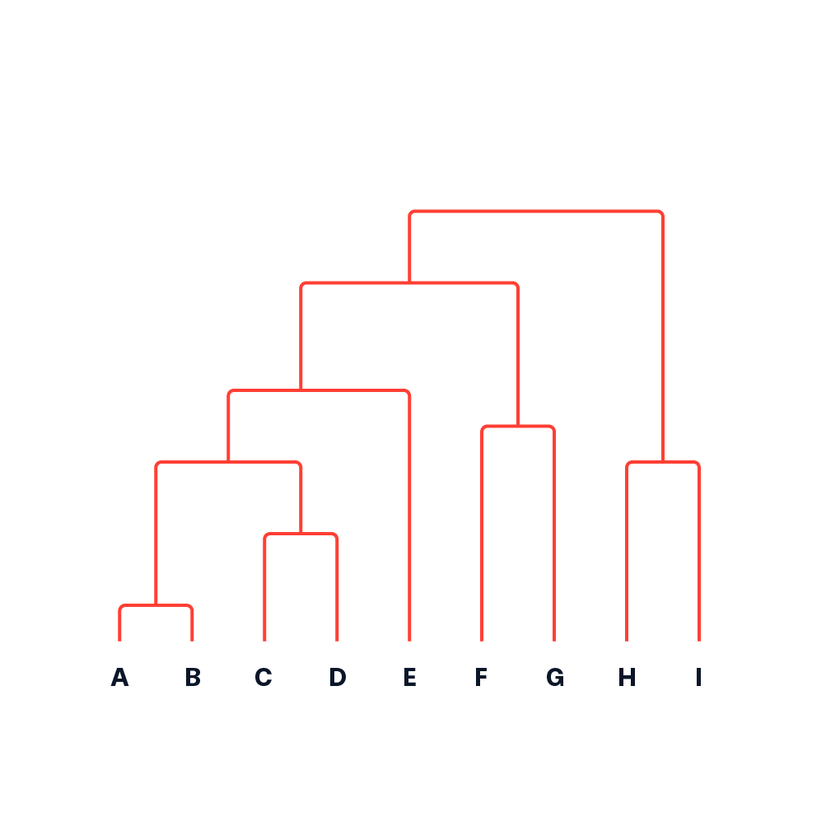
#> input picture test_data/Dendrogram.png, 840 x 840 px, shrunk from 1020 x 1020 before the run, found by its file name
$ jupyter execute Edge_detection_Hough_lines.ipynb
#> lines starting #> are read from the running program, lines starting #| are printed output that depends on the picture; after the words box and inside, x2 and y2 are one past the last pixel; in counts of white or black regions, pixels touching at a corner belong together
[cell 1]
import cv2
import numpy as np
import matplotlib.pyplot as plt
import plotly.express as px
from PIL import Image, ImageFilter
import matplotlib.pyplot as plt

import numpy as np
import matplotlib.pyplot as plt
from scipy import ndimage as ndi
from skimage.util import random_noise
from skimage import feature

# Edge detection + Hough lines

### Tutorial links:
* Rubik's Code with Hough line detection: https://rubikscode.net/2022/06/13/thresholding-edge-contour-and-line-detection-with-opencv/
* canny edge detection from scikit: https://scikit-image.org/docs/dev/auto_examples/edges/plot_canny.html

[cell 2]
input_path = "test_data/Dendrogram.png"

[cell 3]
# read the image
image = cv2.imread(input_path)
#> image is the input picture: shape (840, 840, 3); mean B, G, R 251.4, 251.6, 254.5
img_gray = cv2.cvtColor(image, cv2.COLOR_BGR2GRAY)
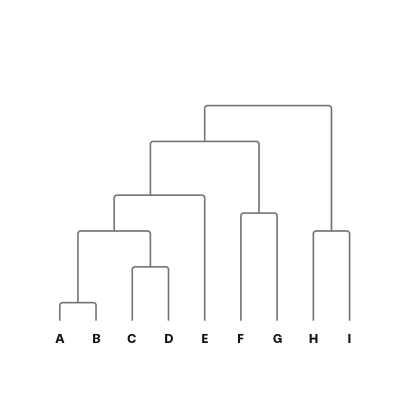
#> img_gray: shape (840, 840) (shown at 1/2 size); min 1, max 255, mean 252.4
px.imshow(image, title="Test dedrogram")

[cell 4]
# 1. Try edge detection using Canny
edges = cv2.Canny(img_gray, threshold1=150, threshold2=200)
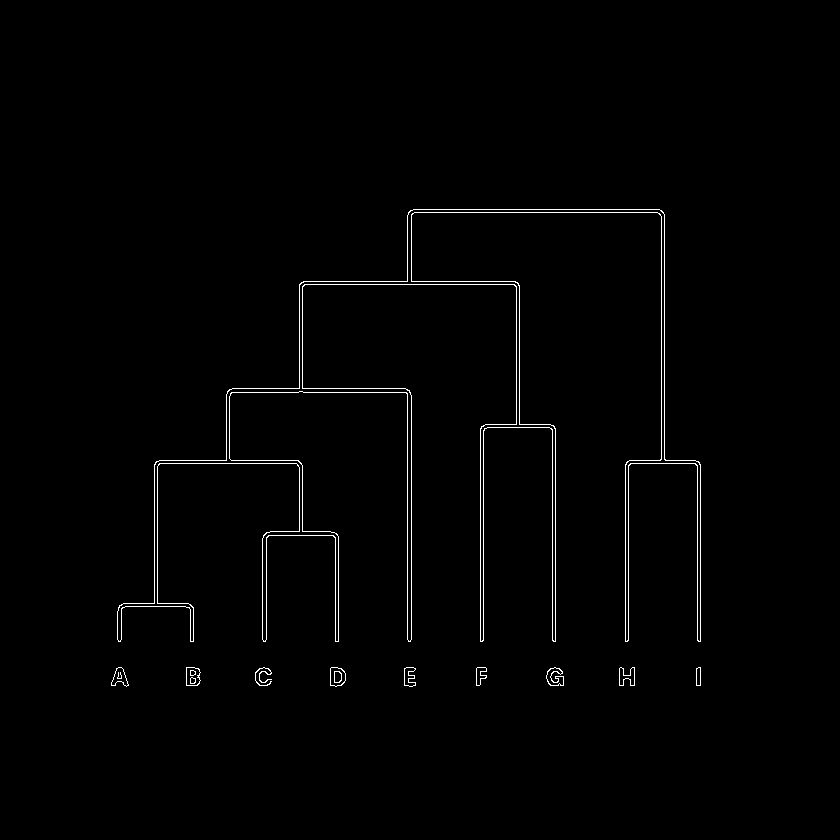
#> edges: shape (840, 840); 1% white in thin lines or dots, all inside (x1, y1, x2, y2) = (111, 209, 701, 687)
px.imshow(edges)

[cell 5]
image_pil = Image.open(input_path)

# Converting the image to grayscale, as edge detection
# requires input image to be of mode = Grayscale (L)
image_pil = image_pil.convert("L")

# Detecting Edges on the Image using the argument ImageFilter.FIND_EDGES
image_pil = image_pil.filter(ImageFilter.FIND_EDGES)
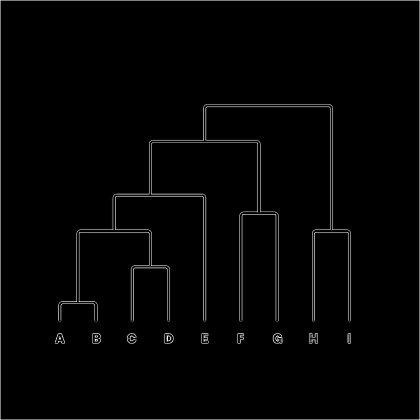
#> image_pil: PIL image 840x840 L (shown at 1/2 size); min 0, max 255, mean 4.1
image_array = np.array(image_pil)
image_pil

[cell 6]
# Compute the Canny filter for two values of sigma
edges1 = feature.canny(img_gray)
edges2 = feature.canny(img_gray, sigma=3)
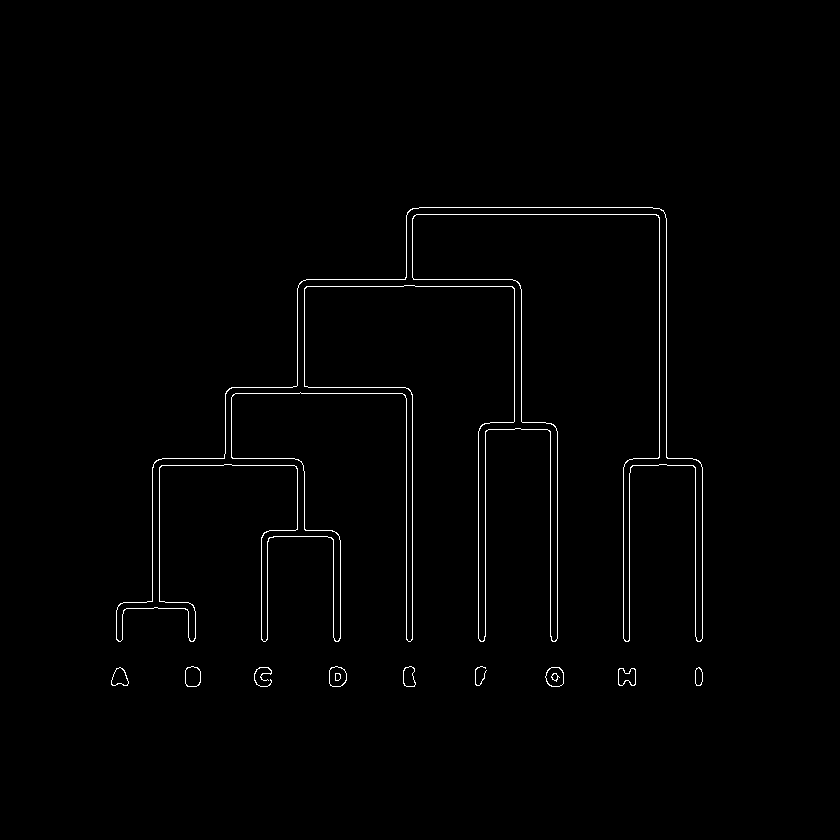
#> edges2: shape (840, 840) bool; 1% white in thin lines or dots, all inside (x1, y1, x2, y2) = (111, 207, 703, 687)

# display results
fig, ax = plt.subplots(nrows=1, ncols=3, figsize=(20, 9))

ax[0].imshow(image, cmap='gray')
ax[0].set_title('noisy image', fontsize=20)

ax[1].imshow(edges1, cmap='gray')
ax[1].set_title(r'Canny filter, $\sigma=1$', fontsize=20)

ax[2].imshow(edges2, cmap='gray')
ax[2].set_title(r'Canny filter, $\sigma=3$', fontsize=20)

for a in ax:
    a.axis('off')

fig.tight_layout()
plt.show()

# Hough line transforms

[cell 7]
img = cv2.imread(input_path)
edge_image = cv2.Canny(img,250,200)
img = cv2.cvtColor(img,cv2.COLOR_BGR2GRAY)
px.imshow(edge_image)

[cell 8]
def plot_lines(lines, figsize=(10,6)):
    plt.figure(figsize=figsize)
    for line in lines:
        line = line[0]
        x = [line[0], line[2]]
        y = [line[1], line[3]]
        plt.plot(x, y, 'b-')
    xmin, xmax, ymin, ymax = plt.axis()
    plt.ylim(ymax, ymin)
    plt.title("Edge detection with Hough lines")
    plt.show()

[cell 9]
lines = cv2.HoughLinesP(edge_image, 1, np.pi/180, 60, minLineLength=1, maxLineGap=20)
#> lines = 37 rows, first 6: [411, 639, 411, 395], [413, 209, 659, 209], [661, 463, 661, 210], [664, 463, 664, 214], [408, 212, 663, 212], [407, 639, 407, 389]

print(f"Example lines from Hough Lines = {lines[0]}, number of lines = {len(lines)}")
#| Example lines from Hough Lines = [[411 639 411 395]], number of lines = 37
plot_lines(lines)
#> the loop in plot_lines, `for line in lines:` made 37 passes
#> (line, x, y) on passes 1 to 8: ([411, 639, 411, 395], [411, 411], [639, 395]), ([413, 209, 659, 209], [413, 659], [209, 209]), ([661, 463, 661, 210], [661, 661], [463, 210]), ([664, 463, 664, 214], [664, 664], [463, 214]), ([408, 212, 663, 212], [408, 663], [212, 212]), ([407, 639, 407, 389], [407, 407], [639, 389]), ([555, 641, 555, 428], [555, 555], [641, 428]), ([552, 640, 552, 425], [552, 552], [640, 425])
#> in plot_lines, `xmin, xmax, ymin, ymax = plt.axis()`: xmin = 126.7; xmax = 727.3; ymin = 185.2; ymax = 708.8
#> in plot_lines, `plt.show()`:
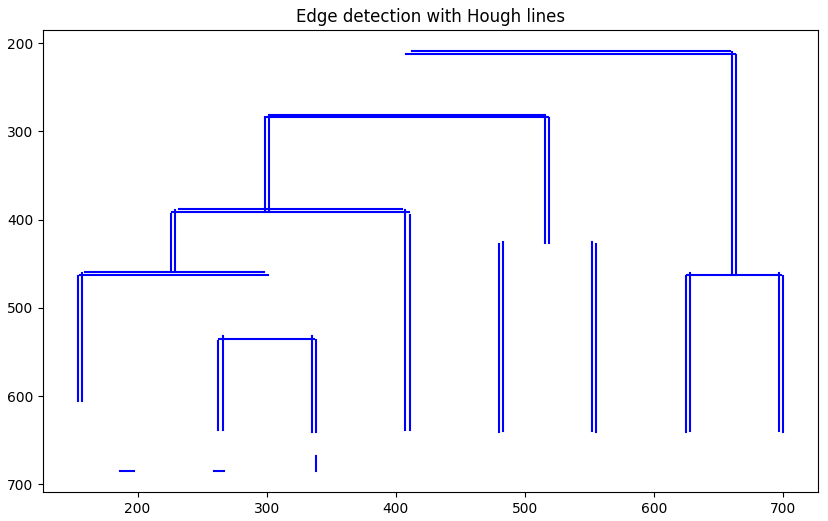
#> figure drawn by matplotlib, 1 panel

[cell 10]
# Run on edge detection from PIL
lines2 = cv2.HoughLinesP(image_array, 1, np.pi/180, 60, minLineLength=1, maxLineGap=20)
#> lines2 = 139 rows, first 6: [839, 839, 839, 0], [0, 0, 838, 0], [0, 839, 0, 1], [1, 839, 838, 839], [411, 687, 411, 388], [407, 687, 407, 385]

print(f"Example lines from Hough Lines = {lines2[0]}, number of lines = {len(lines2)}")
#| Example lines from Hough Lines = [[839 839 839   0]], number of lines = 139
plot_lines(lines2)
#> call 2 of plot_lines, with lines = array of shape (139, 1, 4), figsize = (10, 6)
#> the loop in plot_lines (call 2), `for line in lines:` made 139 passes
#> (line, x, y) on passes 3 to 10: ([0, 839, 0, 1], [0, 0], [839, 1]), ([1, 839, 838, 839], [1, 838], [839, 839]), ([411, 687, 411, 388], [411, 411], [687, 388]), ([407, 687, 407, 385], [407, 407], [687, 385]), ([404, 285, 404, 213], [404, 404], [285, 213]), ([412, 687, 412, 389], [412, 412], [687, 389]), ([406, 687, 406, 385], [406, 406], [687, 385]), ([552, 688, 552, 422], [552, 552], [688, 422])
#> in plot_lines (call 2), `xmin, xmax, ymin, ymax = plt.axis()`: xmin = -41.95; xmax = 881; ymin = -41.95; ymax = 881
#> in plot_lines (call 2), `plt.show()`:
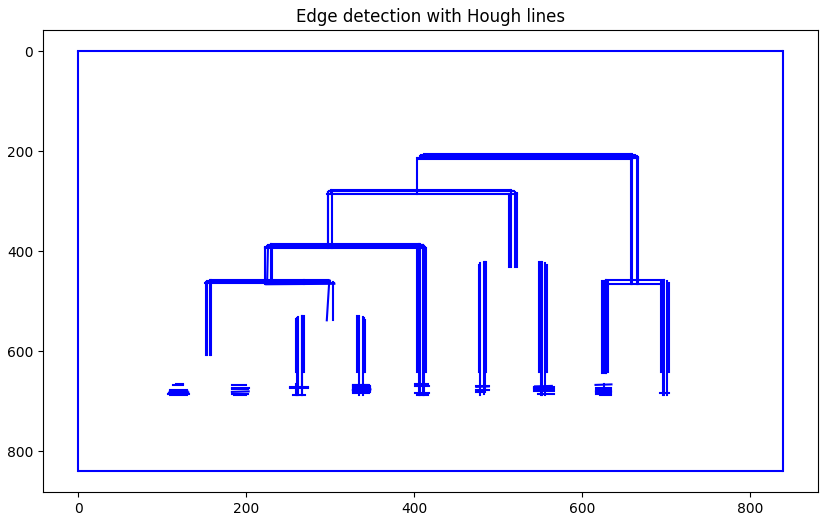
#> figure drawn by matplotlib, 1 panel

$ run again, with test_data/asia_tree1.png copied over test_data/Dendrogram.png
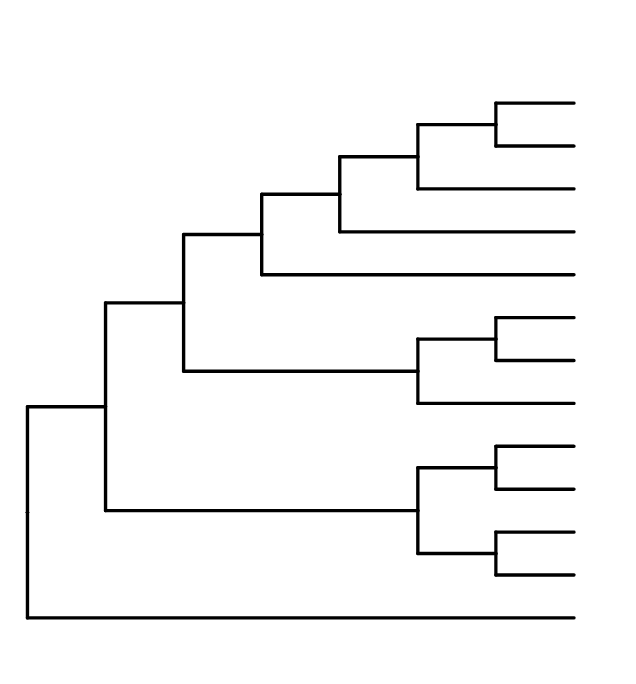
#> input picture test_data/asia_tree1.png, 636 x 684 px, found by its file name
#> image is the input picture: shape (684, 636, 3); min 0, max 255, mean 246.4
#> `edges = cv2.Canny(img_gray, threshold1=150, threshold2=200)`:
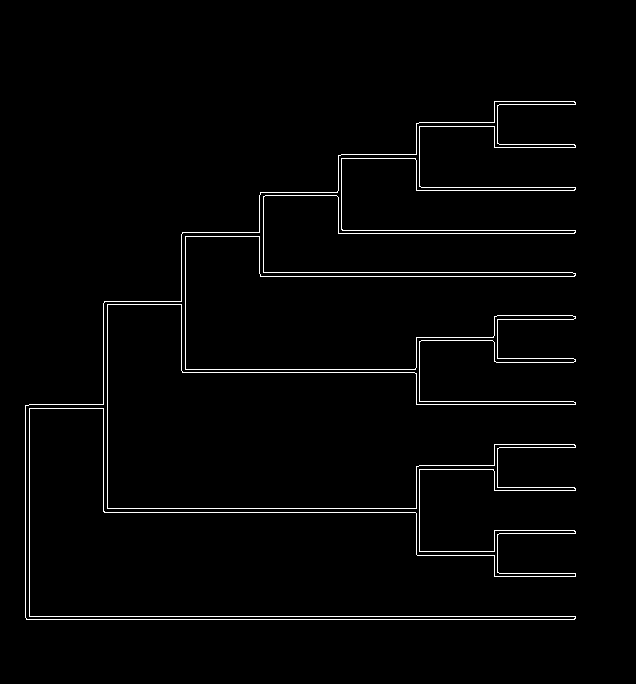
#> edges: shape (684, 636); 2% white in thin lines or dots, all inside (x1, y1, x2, y2) = (25, 101, 576, 620)
#> edges2: shape (684, 636) bool; 2% white in thin lines or dots, all inside (x1, y1, x2, y2) = (24, 99, 576, 622)
#> lines = 65 rows, first 6: [25, 616, 575, 616], [26, 619, 574, 619], [260, 276, 574, 276], [259, 272, 572, 272], [104, 512, 419, 512], [103, 508, 419, 508]
#| Example lines from Hough Lines = [[ 25 616 575 616]], number of lines = 65
#> the loop in plot_lines, `for line in lines:` made 65 passes
#> (line, x, y) on passes 1 to 8: ([25, 616, 575, 616], [25, 575], [616, 616]), ([26, 619, 574, 619], [26, 574], [619, 619]), ([260, 276, 574, 276], [260, 574], [276, 276]), ([259, 272, 572, 272], [259, 572], [272, 272]), ([104, 512, 419, 512], [104, 419], [512, 512]), ([103, 508, 419, 508], [103, 419], [508, 508]), ([181, 369, 419, 369], [181, 419], [369, 369]), ([182, 372, 419, 372], [182, 419], [372, 372])
#> xmin = -2.5; xmax = 602.5; ymin = 75.1; ymax = 644.9
#> lines2 = 89 rows, first 6: [0, 683, 0, 0], [1, 683, 635, 683], [635, 682, 635, 0], [1, 0, 634, 0], [24, 615, 576, 615], [25, 620, 576, 620]
#| Example lines from Hough Lines = [[  0 683   0   0]], number of lines = 89
#> the loop in plot_lines (call 2), `for line in lines:` made 89 passes
#> (line, x, y) on passes 2 to 9: ([1, 683, 635, 683], [1, 635], [683, 683]), ([635, 682, 635, 0], [635, 635], [682, 0]), ([1, 0, 634, 0], [1, 634], [0, 0]), ([24, 615, 576, 615], [24, 576], [615, 615]), ([25, 620, 576, 620], [25, 576], [620, 620]), ([102, 508, 420, 508], [102, 420], [508, 508]), ([259, 272, 576, 272], [259, 576], [272, 272]), ([259, 277, 575, 277], [259, 575], [277, 277])
#> xmin = -31.75; xmax = 666.8; ymin = -34.15; ymax = 717.1
#> in plot_lines (call 2), `plt.show()`:
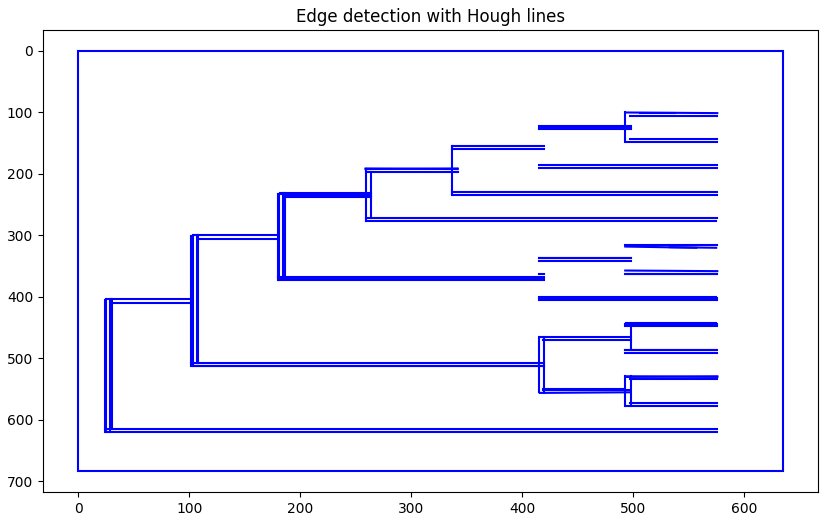
#> figure drawn by matplotlib, 1 panel

$ run again, with test_data/big_tree.png copied over test_data/Dendrogram.png
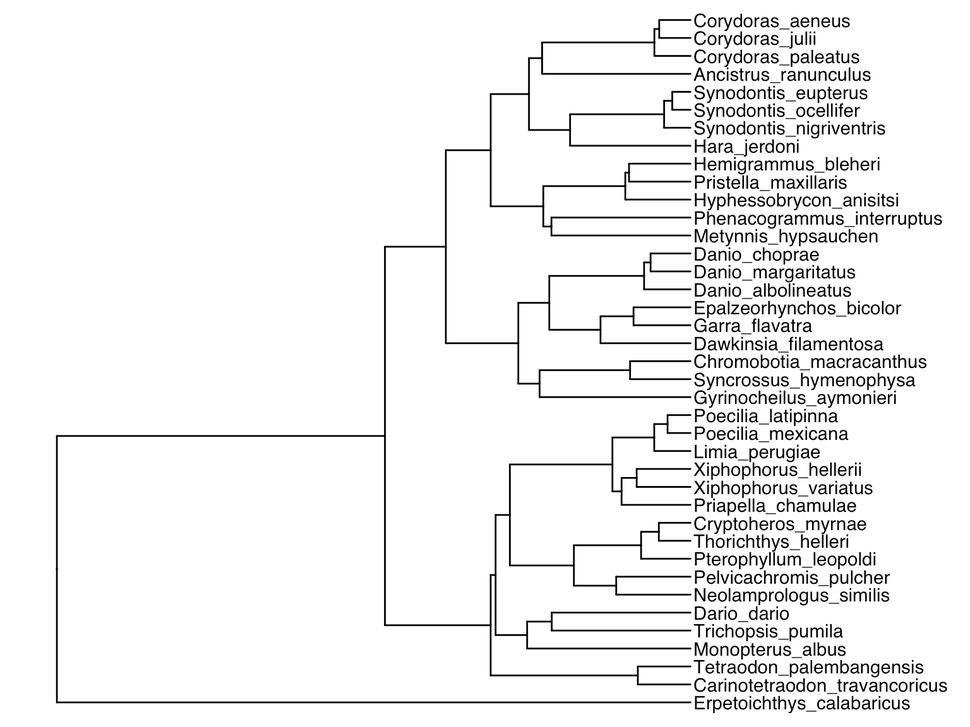
#> input picture test_data/big_tree.png, 970 x 727 px, shrunk from 1536 x 1152 before the run, found by its file name
#> image is the input picture: shape (727, 970, 3); mean B, G, R 240.5, 240.5, 240.5
#> `edges = cv2.Canny(img_gray, threshold1=150, threshold2=200)`:
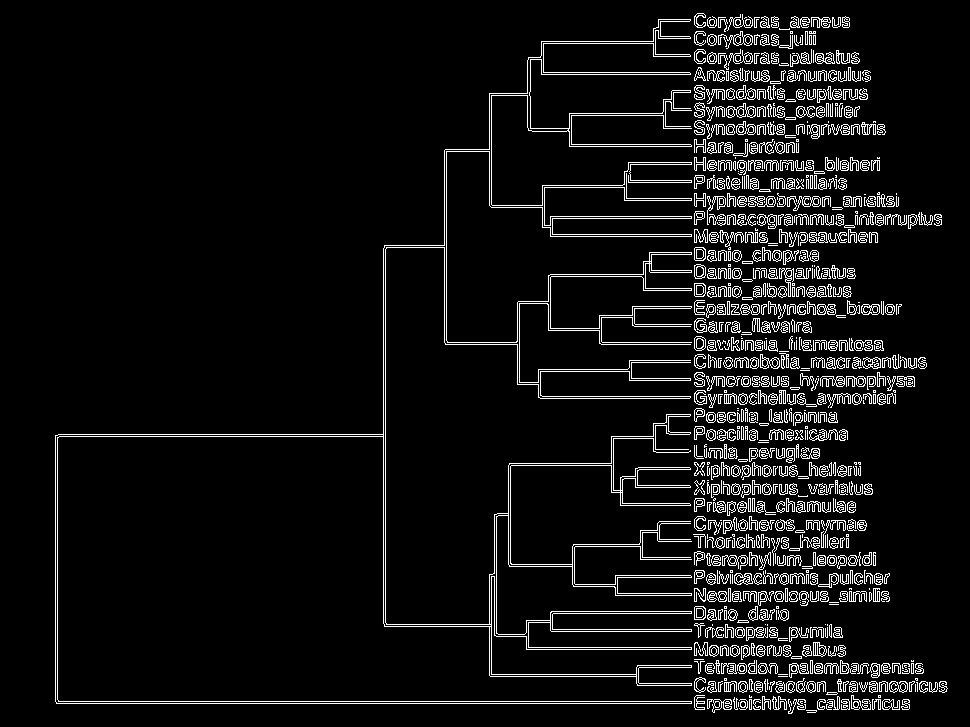
#> edges: shape (727, 970); 6.8% white in thin lines or dots, all inside (x1, y1, x2, y2) = (55, 13, 948, 714)
#> edges2: shape (727, 970) bool; 4.2% white in thin lines or dots, all inside (x1, y1, x2, y2) = (53, 11, 948, 715)
#> lines = 583 rows, first 6: [56, 703, 907, 703], [55, 701, 909, 701], [55, 436, 385, 436], [383, 623, 383, 248], [694, 707, 694, 16], [58, 434, 385, 434]
#| Example lines from Hough Lines = [[ 56 703 907 703]], number of lines = 583
#> the loop in plot_lines, `for line in lines:` made 583 passes
#> (line, x, y) on passes 1 to 3: ([56, 703, 907, 703], [56, 907], [703, 703]), ([55, 701, 909, 701], [55, 909], [701, 701]), ([55, 436, 385, 436], [55, 385], [436, 436])
#> xmin = 10.45; xmax = 990.5; ymin = -22; ymax = 748
#> lines2 = 934 rows, first 6: [0, 726, 969, 726], [0, 0, 969, 0], [53, 704, 912, 704], [52, 701, 912, 701], [55, 706, 912, 706], [0, 725, 0, 1]
#| Example lines from Hough Lines = [[  0 726 969 726]], number of lines = 934
#> the loop in plot_lines (call 2), `for line in lines:` made 934 passes
#> (line, x, y) on passes 1, 3, 4: ([0, 726, 969, 726], [0, 969], [726, 726]), ([53, 704, 912, 704], [53, 912], [704, 704]), ([52, 701, 912, 701], [52, 912], [701, 701])
#> xmin = -48.45; xmax = 1017.5; ymin = -36.3; ymax = 762.3
#> in plot_lines (call 2), `plt.show()`:
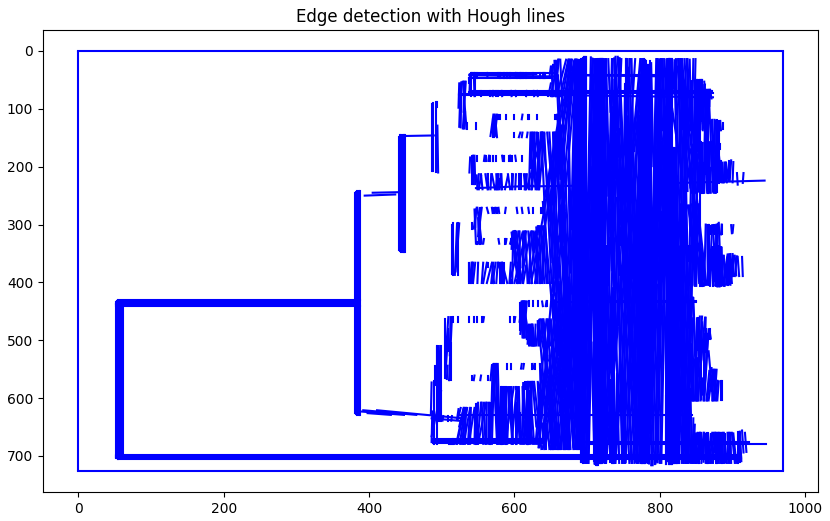
#> figure drawn by matplotlib, 1 panel
